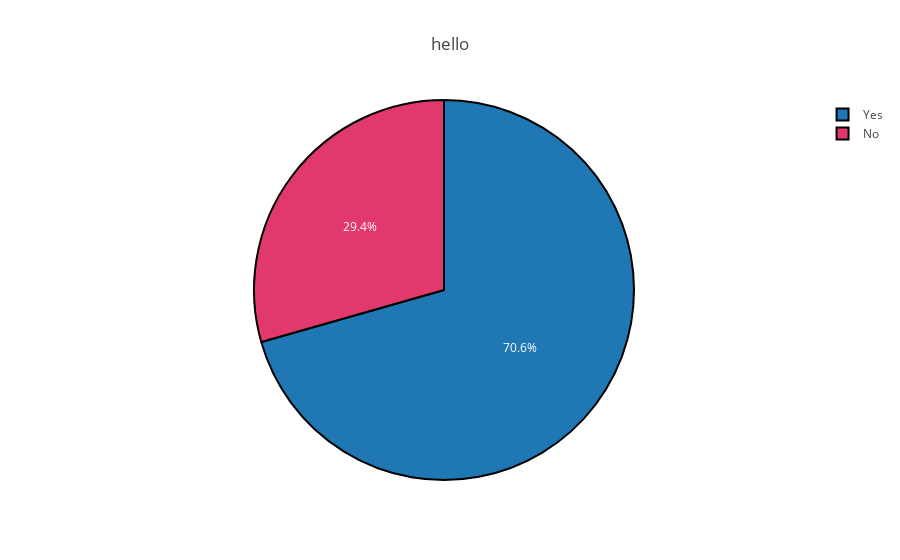

The cell this chart's notebook holds for it:
### Code cell
#copy and learn
car=data["CareerSwitcher"].value_counts()
labels=np.array(car.index)
proportions=np.array((car/car.sum())*100)
colors=['#FEBFB3', '#E1396C']
trace=go.Pie(labels=labels,values=proportions,hoverinfo="label+percent",marker=dict(colors=colors,line=dict(color="#000000",width=2)))
layout=go.Layout(title="hello")
data_trace=[trace]
fig=go.Figure(data=data_trace,layout=layout)
py.iplot(fig,filename="hello,world")

### Figure 1 — Plotly figure (JSON) as saved in the notebook; plotly's stock layout.template omitted (floating-point values rounded to 4 significant figures)
{"data": [{"hoverinfo": "label+percent", "labels": ["Yes", "No"], "marker": {"colors": ["#FEBFsssB3", "#E1396C"], "line": {"color": "#000000", "width": 2}}, "type": "pie", "values": [70.58, 29.42]}], "layout": {"title": "hello"}}
